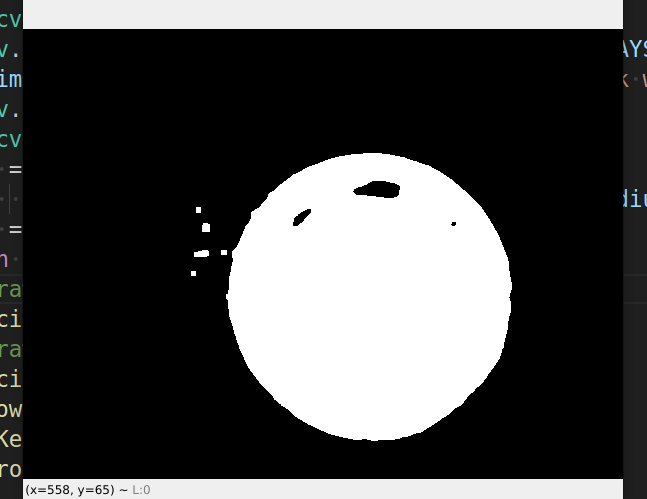
#> input picture ball_track/pict/bi.png, 647 x 499 px
$ python ball_track02_canny_hough.py
#> lines starting #> are read from the running program, lines starting #| are printed output that depends on the picture
import numpy as np
import cv2 as cv
from matplotlib import pyplot as plt

img = cv.imread('./pict/bi.png', cv.IMREAD_GRAYSCALE)
#> img: shape (499, 647); min 0, max 255, mean 74.4
assert img is not None, "file could not be read, check with os.path.exists()"
edges = cv.Canny(img, 50, 300)
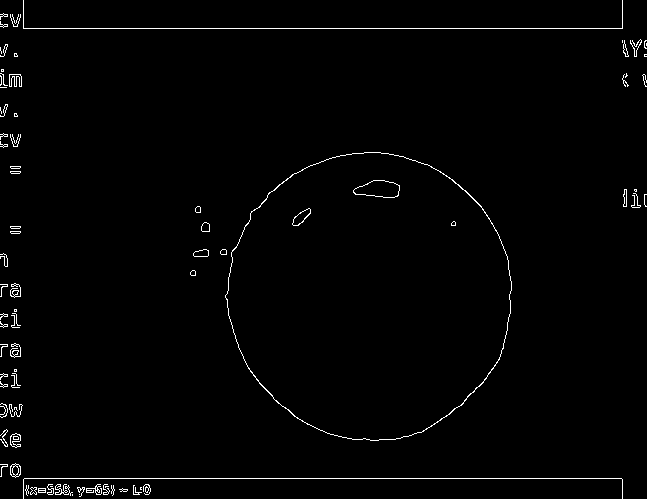
#> edges: shape (499, 647); 1.4% white in thin lines or dots

##用于显示检测出来的圆
img_show = img.copy()

# Hough circle detection
circles = cv.HoughCircles(edges, cv.HOUGH_GRADIENT, 1, 60, param1=300, param2=40, minRadius=0, maxRadius=0)
#> circles = [[376.5, 292.5, 147.7]]

if circles is not None:
    num_circles = circles.shape[1]
#> num_circles = 1
    print(f"{num_circles} was dectected here")
#| 1 was dectected here
    circles = np.uint16(np.around(circles))
#> circles = [[376, 292, 148]]
    for i in circles[0, :]:
        # draw the outer circle
        cv.circle(img_show, (i[0], i[1]), i[2], (255, 255, 0), 2)
        # draw the center of the circle
        cv.circle(img_show, (i[0], i[1]), 2, (255, 255, 0), 3)

        # 获取圆的半径和中心坐标
        radius = i[2]
        center = (i[0], i[1])

        # 计算外切正方形的左上角和右下角坐标
        square_size = 2 * radius
        x1 = center[0] - radius
        y1 = center[1] - radius
        x2 = x1 + square_size
        y2 = y1 + square_size

        # 绘制外切正方形
        cv.rectangle(img_show, (x1, y1), (x2, y2), (255, 0, 0), 2)  # 使用蓝色绘制正方形
#> this loop made 1 pass
#> (i, radius, square_size, x1, y1, x2, y2) on pass 1: ([376, 292, 148], 148, 296, 228, 144, 524, 440)
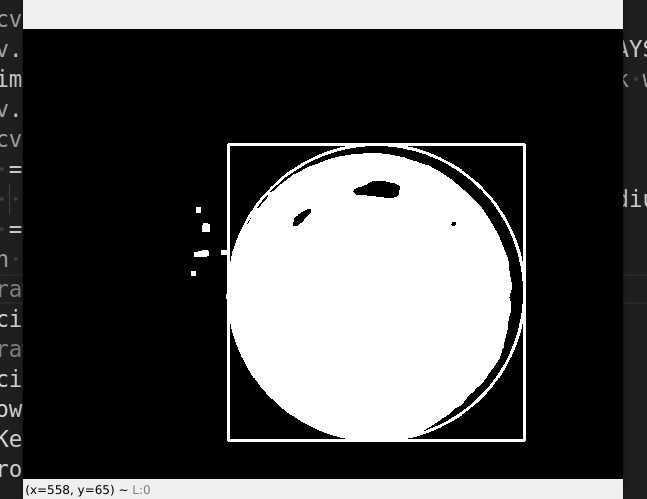
#> img_show: shape (499, 647); min 0, max 255, mean 78.6


    while True:

        plt.subplot(131),plt.imshow(img,cmap = 'gray')
        plt.title('Original Binary Image'), plt.xticks([]), plt.yticks([])
        plt.subplot(132),plt.imshow(edges,cmap = 'gray')
        plt.title('Edge Image'), plt.xticks([]), plt.yticks([])
        # plt.subplot(323),plt.imshow(img_show,cmap = 'gray')
        plt.subplot(133),plt.imshow(cv.cvtColor(img_show, cv.COLOR_BGR2RGB))
        plt.title('Hough Circle Detect'), plt.xticks([]), plt.yticks([])
        plt.show()
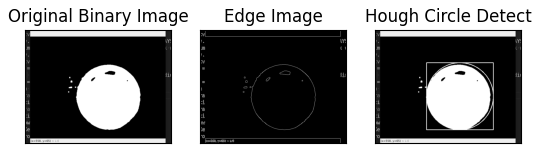
#> figure drawn by matplotlib, 3 panels

        # cv.imshow('detected circles', img)
        key = cv.waitKey(1)
#> (key q is pressed here)
        if key & 0xFF == ord('q'):  # 检测按下的键是否是 'q'
            break

    cv.destroyAllWindows()

else:
    print("No circles were detected.")
